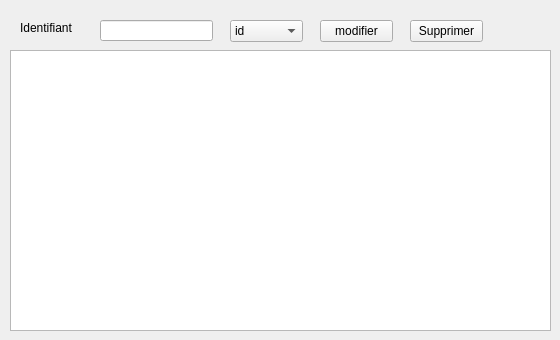
      <widget class="QWidget" name="tab_12">
       <attribute name="title">
        <string>Afficher </string>
       </attribute>
       <widget class="QTableView" name="tabfinance_3">
        <property name="geometry">
         <rect>
          <x>10</x>
          <y>50</y>
          <width>541</width>
          <height>281</height>
         </rect>
        </property>
       </widget>
       <widget class="QLineEdit" name="recherche1_3">
        <property name="geometry">
         <rect>
          <x>100</x>
          <y>20</y>
          <width>113</width>
          <height>21</height>
         </rect>
        </property>
       </widget>
       <widget class="QLabel" name="label_7">
        <property name="geometry">
         <rect>
          <x>20</x>
          <y>20</y>
          <width>61</width>
          <height>16</height>
         </rect>
        </property>
        <property name="text">
         <string>Identifiant</string>
        </property>
       </widget>
       <widget class="QPushButton" name="pushButton_5">
        <property name="geometry">
         <rect>
          <x>320</x>
          <y>20</y>
          <width>73</width>
          <height>22</height>
         </rect>
        </property>
        <property name="text">
         <string>modifier</string>
        </property>
       </widget>
       <widget class="QPushButton" name="pb_supprimer_3">
        <property name="geometry">
         <rect>
          <x>410</x>
          <y>20</y>
          <width>73</width>
          <height>22</height>
         </rect>
        </property>
        <property name="text">
         <string>Supprimer</string>
        </property>
       </widget>
       <widget class="QComboBox" name="comboBox_3">
        <property name="geometry">
         <rect>
          <x>230</x>
          <y>20</y>
          <width>73</width>
          <height>22</height>
         </rect>
        </property>
        <item>
         <property name="text">
          <string>id</string>
         </property>
        </item>
        <item>
         <property name="text">
          <string>n° visite</string>
         </property>
        </item>
       </widget>
      </widget>
